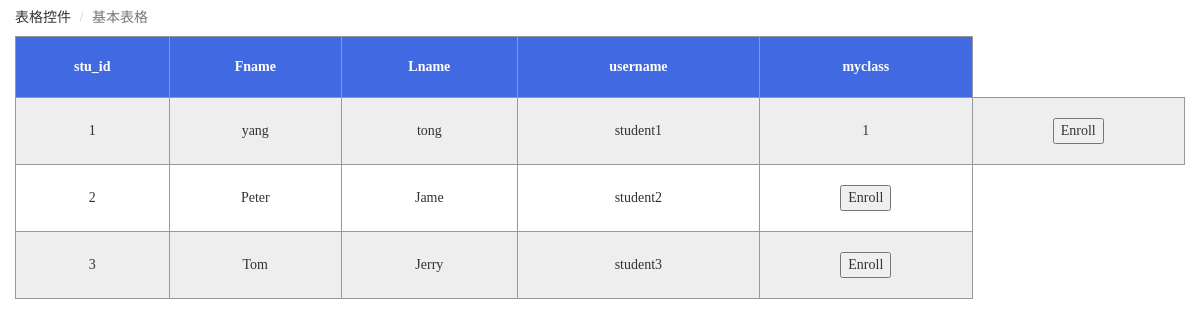
The page /stu_class/ (signed in) on the database its author committed.
### WEB1/models.py (models this page shows)
class Student(models.Model):
    student_id = models.AutoField(primary_key=True)
    DOB = models.DateTimeField()
    user = models.OneToOneField(User,on_delete=models.SET_NULL,null=True)
    attend = models.FloatField(null=True)
    course = models.ManyToManyField(Course)
    myclass = models.ManyToManyField("Class",related_name="myclass")

class Class(models.Model):
    id = models.AutoField(primary_key=True)
    number = models.IntegerField()
    student = models.ManyToManyField("Student",related_name="student")
    course = models.ForeignKey("Course",on_delete=models.SET_NULL,null=True)
    lecturer = models.ForeignKey("Lecturer",on_delete=models.SET_NULL,null=True)
    semester = models.ForeignKey("Semester",on_delete=models.SET_NULL,null=True)

### WEB1/view_set/stu_view.py (the view)
# urls.py: path('stu_class/',stu_view.stu_class,name='stu_class'),
@login_required
@permission_required('AttSystem.view_student', raise_exception=True)
def stu_class(request):
    if request.method == 'GET':
        stu = Student.objects.all()
        return render(request, 'stu_class.html', {"stu":stu})

### templates/stu_class.html (shortened to what this page needs)
<!DOCTYPE html>
<html lang="en">
<head>
    <link rel="stylesheet" href="../static/css/bootstrap.css">
    <link rel="stylesheet" href="../static/css/animate.css">
    <link rel="stylesheet" href="../static/css/font-awesome.min.css">
    <link rel="stylesheet" href="../static/css/plugins/nprogress/nprogress.css">
    <link rel="stylesheet" href="../static/css/plugins/metisMenu/metisMenu.css">
    <link rel="stylesheet" href="../static/css/style.css">
</head>
<body class="">
    <ol class="breadcrumb">
        <li>表格控件</li>
        <li class="active">基本表格</li>
    </ol>
    <div class="content">
        <div class="row">
            <div class="col-sm-12">
                <table id="table" class="animated fadeInRight" data-row-style="rowStyle" data-mobile-responsive="true">
                                    <thead style="text-align: center" >
                                    <tr>
                                        <th style="margin-right: 10px">stu_id</th>
                                        <th>Fname</th>
                                        <th>Lname</th>
                                        <th>username</th>
                                        <th>myclass</th>
                                    </tr>
                                    </thead>
                                    <tbody>
                                    {% for s in stu %}
                                    <tr>
                                        <td>{{ s.student_id }}</td>
                                        <td>{{ s.user.first_name }}</td>
                                        <td>{{ s.user.last_name }}</td>
                                        <td>{{ s.user.username }}</td>
                                        {% for c in s.myclass.all %}
                                            <td>{{ c.number }}</td>
                                        {% endfor %}
                                        <td><button onclick="window.location.href='{% url 'enroll' %}?id={{ s.student_id }}'">Enroll</button></td>
                                    </tr>
                                    {% endfor %}
                                    </tbody>
                </table>
            </div>
        </div>
    </div>
</body>
</html>

### static/css/style.css (style rules this page uses)
html, body { height: 100%; overflow-x: hidden; font-family: Microsoft YaHei; }
body { margin: 0; }
.row { margin-right: 0; margin-left: 0; }
table { width: 100%; border-collapse: collapse; }
th,td { border: 1px solid #999; text-align: center; padding: 20px 0; }
table thead tr { background-color: #4169E1; color: #fff; }
table tbody tr:nth-child(odd) { background-color: #eee; }
.breadcrumb { background-color: #fff; margin-bottom: 0; }

### rows shown on the page
Student: student_id "1", user.first_name "yang", user.last_name "tong", user.username "student1"
Class: number "1"
Student: student_id "2", user.first_name "Peter", user.last_name "Jame", user.username "student2"
Student: student_id "3", user.first_name "Tom", user.last_name "Jerry", user.username "student3"
